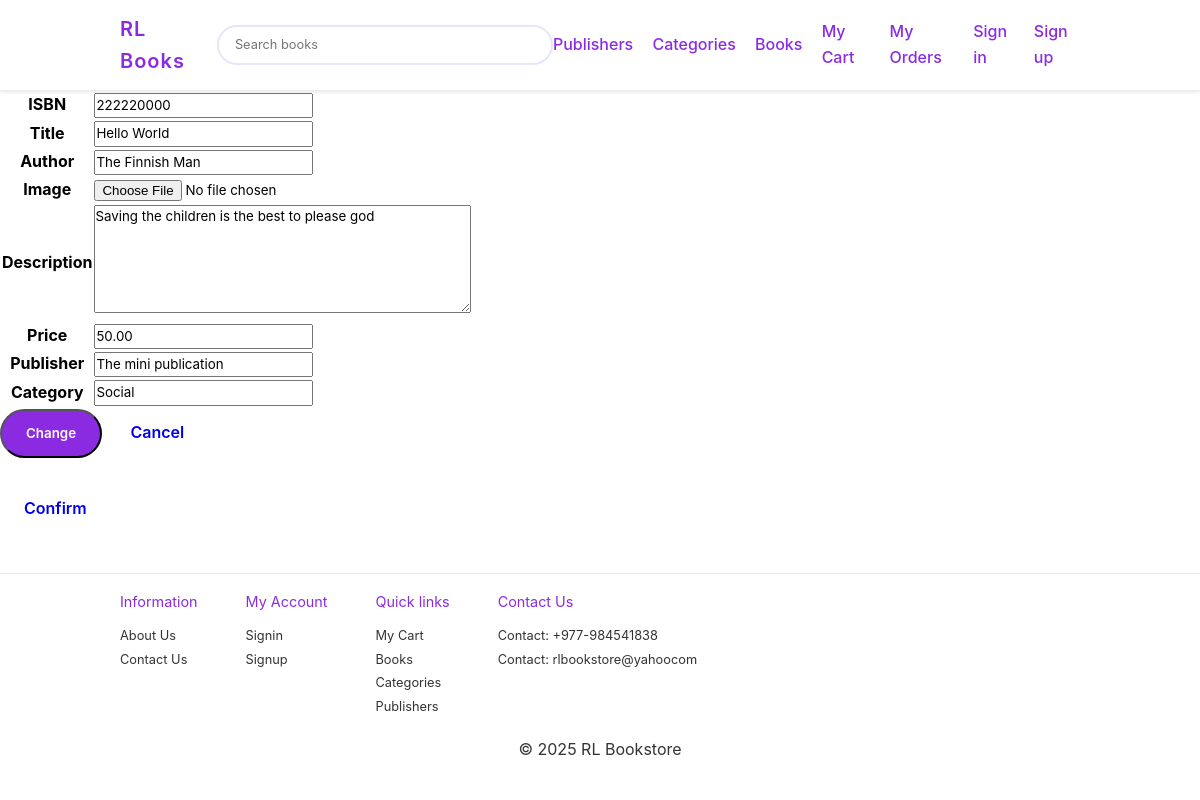
The page /admin_edit.php?bookisbn=222220000 (signed in) on the database its author committed.
### tables this page shows
CREATE TABLE `books` (
  `book_isbn` varchar(20) NOT NULL,
  `book_title` varchar(60) DEFAULT NULL,
  `book_author` varchar(60) DEFAULT NULL,
  `book_image` varchar(40) DEFAULT NULL,
  `book_descr` longtext DEFAULT NULL,
  `book_price` decimal(6,2) NOT NULL,
  `publisherid` int(10) UNSIGNED NOT NULL,
  `categoryid` int(10) DEFAULT NULL,
  `stock` int(11) NOT NULL DEFAULT 0
);

CREATE TABLE `publisher` (
  `publisherid` int(10) UNSIGNED NOT NULL,
  `publisher_name` varchar(60) NOT NULL
);

CREATE TABLE `category` (
  `categoryid` int(10) NOT NULL,
  `category_name` varchar(60) NOT NULL
);

### admin_edit.php (the view, shortened to what this page needs)
<?php
require_once "./template/header.php";
require_once "./functions/database_functions.php";
$conn = db_connect();
if (isset($_GET['bookisbn'])) {
	$book_isbn = $_GET['bookisbn'];
} else {
	echo "Empty query!";
	exit;
}
$query = "SELECT * FROM books WHERE book_isbn = '$book_isbn'";
$result = mysqli_query($conn, $query);
$row = mysqli_fetch_assoc($result);
?>
<form method="post" action="edit_book.php" enctype="multipart/form-data">
	<table class="table">
		<tr>
			<th>ISBN</th>
			<td><input type="text" name="isbn" value="<?php echo $row['book_isbn']; ?>" readOnly="true"></td>
		</tr>
		<tr>
			<th>Title</th>
			<td><input type="text" name="title" value="<?php echo $row['book_title']; ?>" required></td>
		</tr>
		<tr>
			<th>Author</th>
			<td><input type="text" name="author" value="<?php echo $row['book_author']; ?>" required></td>
		</tr>
		<tr>
			<th>Image</th>
			<td><input type="file" name="image"></td>
		</tr>
		<tr>
			<th>Description</th>
			<td><textarea name="descr" cols="40" rows="5"><?php echo $row['book_descr']; ?></textarea>
		</tr>
		<tr>
			<th>Price</th>
			<td><input type="text" name="price" value="<?php echo $row['book_price']; ?>" required></td>
		</tr>
		<tr>
			<th>Publisher</th>
			<td><input type="text" name="publisher" value="<?php echo getPubName($conn, $row['publisherid']); ?>"
					required></td>
		</tr>
		<tr>
			<th>Category</th>
			<td><input type="text" name="category" value="<?php echo getCatName($conn, $row['categoryid']); ?>"
					required></td>
		</tr>
	</table>
	<input type="submit" name="save_change" value="Change" class="btn btn-primary">
	<a href="admin_book.php" class="btn btn-default">Cancel</a>
</form>
<br />
<a href="admin_book.php" class="btn btn-success">Confirm</a>
<?php
require "./template/footer.php"
	?>

### rows shown on the page
books: isbn "222220000", title "Hello World", author "The Finnish Man", descr "Saving the children is the best to please god", price "50.00", publisher "The mini publication", category "Social"
